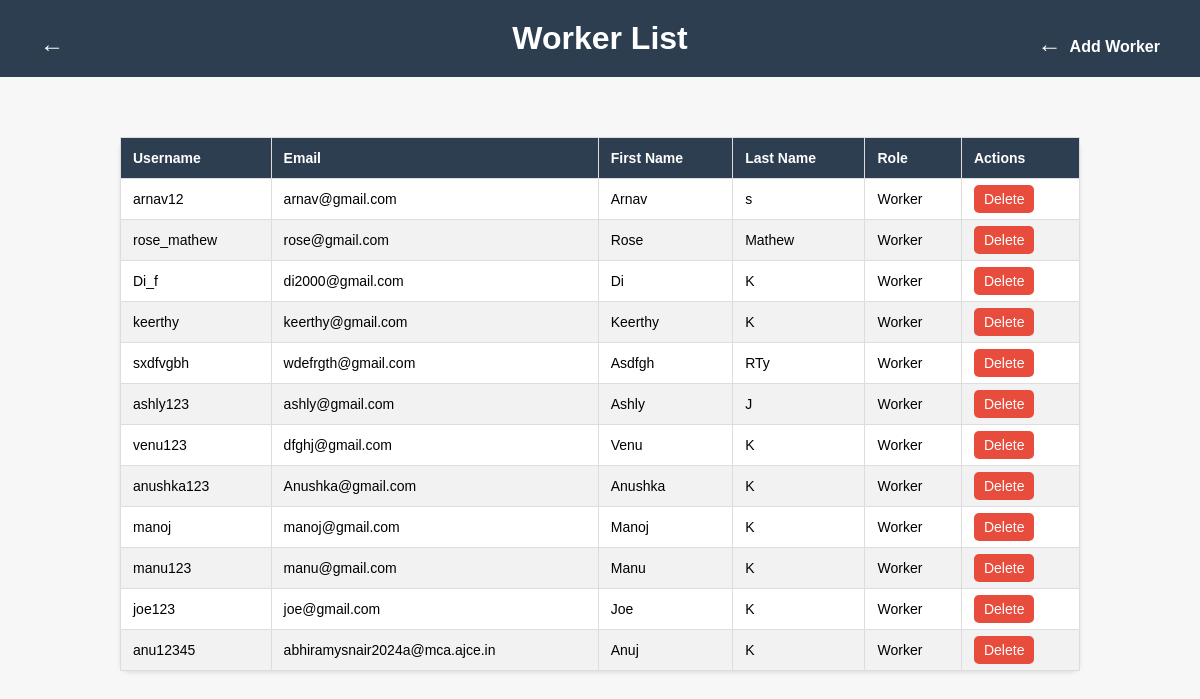
Screenshot of /worker_list.html with the database file from the repository.
### watersystemapp/models.py (models this page shows, shortened)
class CustomUser(AbstractUser):
    firstname = models.TextField(max_length=100, default="")
    lastname = models.TextField(max_length=100, default="")
    username = models.CharField(max_length=30, unique=True)
    email = models.EmailField(max_length=254, unique=True)
    role = models.CharField(max_length=100,default="")
    password = models.CharField(max_length=128, default="")

### watersystemapp/views.py (the view)
# urls.py: path('worker_list.html', views.worker_list, name='worker_list'),
def worker_list(request):
    workers = CustomUser.objects.filter(role='Worker')
    return render(request, 'worker_list.html', {'users': workers})

### templates/worker_list.html (shortened to what this page needs)
{% load static %}
<!DOCTYPE html>
<html lang="en">
<head>
</head>
<body>
    <a class="back-button" href="admindashboard.html"></a>
    <a class="add-button" href="add_worker.html">Add Worker</a>
    <h1>Worker List</h1>
    <table>
        <thead>
            <tr>
                <th>Username</th>
                <th>Email</th>
                <th>First Name</th>
                <th>Last Name</th>
                <th>Role</th>
                <th>Actions</th>
            </tr>
        </thead>
        <tbody>
            {% for user in users %}
            {% if user.role == 'Worker' %}
            <tr>
                <td>{{ user.username }}</td>
                <td>{{ user.email }}</td>
                <td>{{ user.first_name }}</td>
                <td>{{ user.last_name }}</td>
                <td>{{ user.role }}</td>
                <td>
                    <a class="delete-button" href="{% url 'delete_worker' user.id %}">Delete</a>
                </td>
            </tr>
            {% endif %}
            {% endfor %}
        </tbody>
    </table>
</body>
</html>

### templates/worker_list.html (style rules this page uses)
body { font-family: Arial, sans-serif; background-color: #f7f7f7; margin: 0; padding: 0; }
h1 { background-color: #2c3e50; color: #fff; padding: 20px; text-align: center; margin: 0; }
.back-button { background-color: #2c3e50; color: #fff; padding: 10px 20px; border: none; border-radius: 5px; cursor: pointer; text-decoration: none; font-weight: bold; position: absolute; top: 20px; left: 20px; }
.add-button { background-color: #2c3e50; color: #fff; padding: 10px 20px; border: none; border-radius: 5px; cursor: pointer; text-decoration: none; font-weight: bold; position: absolute; top: 20px; right: 20px; }
.back-button::before, .add-button::before { content: "←"; font-size: 24px; margin-right: 8px; }
table { width: 80%; margin: 60px auto; border-collapse: collapse; background-color: #fff; box-shadow: 0 2px 4px rgba(0, 0, 0, 0.1); border-radius: 10px; }
th, td { border: 1px solid #ddd; text-align: left; padding: 12px; font-size: 14px; }
th { background-color: #2c3e50; color: #fff; }
tr:nth-child(even) { background-color: #f2f2f2; }
.delete-button { background-color: #e74c3c; color: #fff; padding: 6px 10px; border: none; border-radius: 5px; cursor: pointer; text-decoration: none; }

### rows the page displays
CustomUser: username "arnav12", email "arnav@gmail.com", first_name "Arnav", last_name "s", role "Worker"
CustomUser: username "rose_mathew", email "rose@gmail.com", first_name "Rose", last_name "Mathew", role "Worker"
CustomUser: username "Di_f", email "di2000@gmail.com", first_name "Di", last_name "K", role "Worker"
CustomUser: username "keerthy", email "keerthy@gmail.com", first_name "Keerthy", last_name "K", role "Worker"
CustomUser: username "sxdfvgbh", email "wdefrgth@gmail.com", first_name "Asdfgh", last_name "RTy", role "Worker"
CustomUser: username "ashly123", email "ashly@gmail.com", first_name "Ashly", last_name "J", role "Worker"
CustomUser: username "venu123", email "dfghj@gmail.com", first_name "Venu", last_name "K", role "Worker"
CustomUser: username "anushka123", email "Anushka@gmail.com", first_name "Anushka", last_name "K", role "Worker"
CustomUser: username "manoj", email "manoj@gmail.com", first_name "Manoj", last_name "K", role "Worker"
CustomUser: username "manu123", email "manu@gmail.com", first_name "Manu", last_name "K", role "Worker"
CustomUser: username "joe123", email "joe@gmail.com", first_name "Joe", last_name "K", role "Worker"
CustomUser: username "anu12345", email "abhiramysnair2024a@mca.ajce.in", first_name "Anuj", last_name "K", role "Worker"
